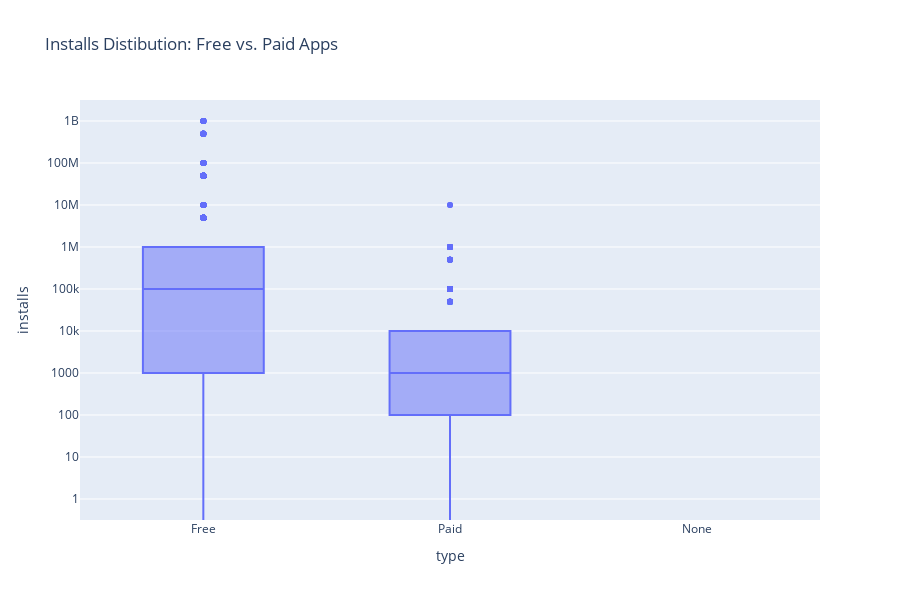

Notebook source saved alongside this figure:
### Code cell
fig = px.box(app_data,
       x='type',
       y='installs',
       title='Installs Distibution: Free vs. Paid Apps')
fig.update_layout(height=600, yaxis_type='log')
fig.show()

### Figure 1 — Plotly figure (JSON) as saved in the notebook; plotly's stock layout.template omitted (floating-point values rounded to 4 significant figures; data arrays with more than 128 entries replaced by an {"elided": "..."} marker saying what was removed)
{"data": [{"alignmentgroup": "True", "hovertemplate": "type=%{x}<br>installs=%{y}<extra></extra>", "legendgroup": "", "marker": {"color": "#636efa"}, "name": "", "notched": false, "offsetgroup": "", "orientation": "v", "showlegend": false, "type": "box", "x": {"elided": "9660 str values"}, "x0": " ", "xaxis": "x", "y": {"elided": "9660 int values"}, "y0": " ", "yaxis": "y"}], "layout": {"boxmode": "group", "height": 600, "legend": {"tracegroupgap": 0}, "title": {"text": "Installs Distibution: Free vs. Paid Apps"}, "xaxis": {"anchor": "y", "domain": [0, 1], "title": {"text": "type"}}, "yaxis": {"anchor": "x", "domain": [0, 1], "title": {"text": "installs"}, "type": "log"}}}
